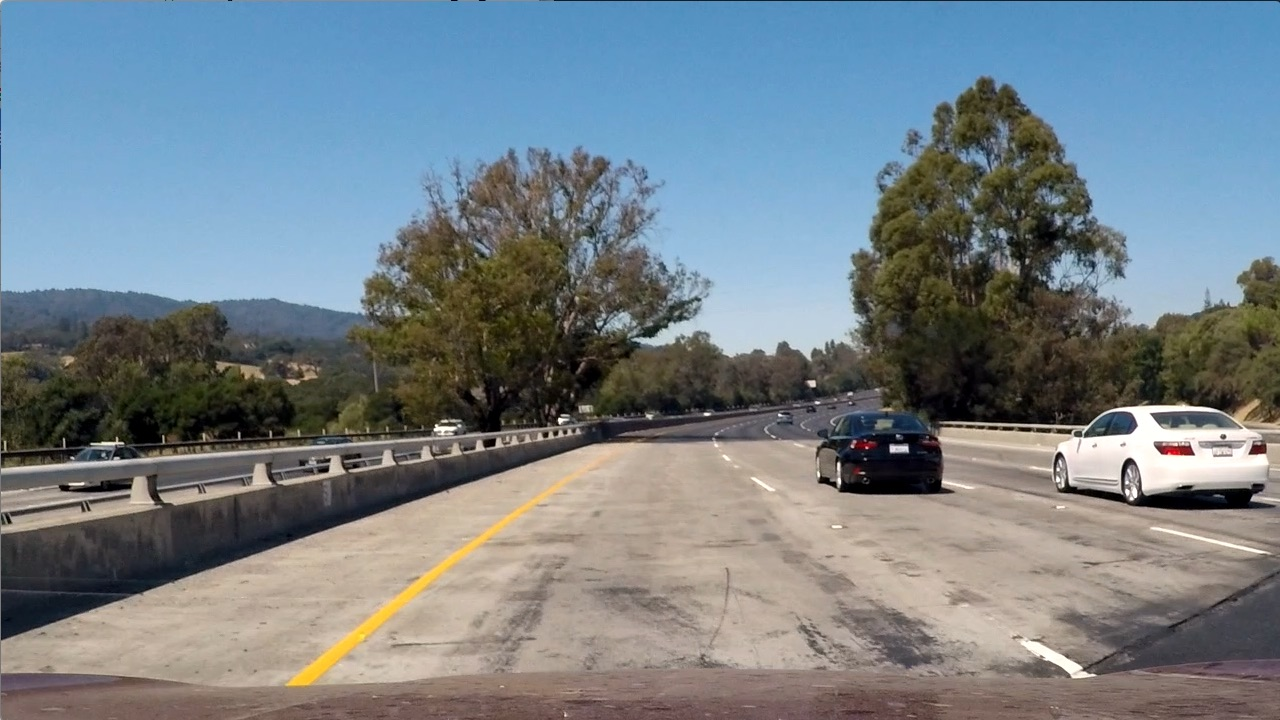
#> input picture SDCND-Project5-Vehicle-Detection/test_images/test1.jpg, 1280 x 720 px
$ jupyter execute --allow-errors 'Vehicle Detection Exploration.ipynb'   (shell and % lines are left out)   (older library calls are emulated)
#> lines starting #> are read from the running program, lines starting #| are printed output that depends on the picture; after the words box and inside, x2 and y2 are one past the last pixel; in counts of white or black regions, pixels touching at a corner belong together
#> in load_image, image is the input picture: shape (720, 1280, 3); mean B, G, R 135.5, 128.7, 117.5
# Vehicle Detection and Tracking

This is the notebook that I used to develope my Vehicle Detecting and Tracking code for Udacity project 5

[cell 1]
# [ Imports ]
# [ -Python ]
import time
import glob
import itertools
# [ -Third Party ]
import cv2
import numpy as np
import pandas as pd
import matplotlib.pyplot as plt
from skimage.feature import hog
from sklearn.externals import joblib
#> (the rest of this cell did not finish here and is left out)

## Convenience Functions

Functions to:

 * Draw a list of boxes on an image
 * To find the center of a box
 * Draw a dot (center of box)
 * Convert colorspaces (BGR to others)
 * Load an image

[cell 2]
def draw_boxes(img, bboxes, *, color=(0, 255, 0), thickness=6):
#> called with color = (0, 255, 0), thickness = 6
    out_img = np.copy(img)
    for box in bboxes:
        cv2.rectangle(out_img, box[0], box[1], color, thickness)
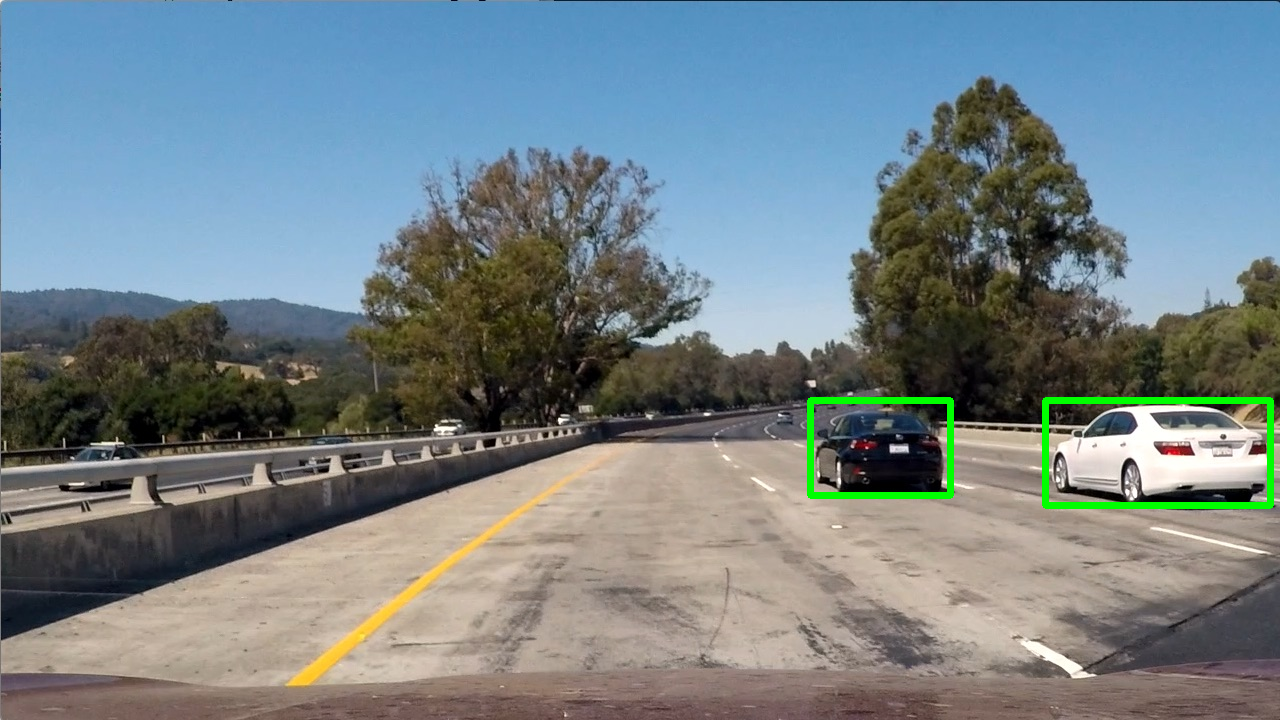
#> out_img: shape (720, 1280, 3); mean R, G, B 116.7, 130.1, 134.8
    return out_img

def box_centroid(bbox):
    x = (((bbox[1][0] - bbox[0][0]) // 2) + bbox[0][0])
    y = (((bbox[1][1] - bbox[0][1]) // 2) + bbox[0][1])
    return (x, y)

def draw_centroids(img, centers, *, color=(255, 0, 0), radius=8):
#> called with color = (255, 0, 0), radius = 8
    out_image = np.copy(img)
    for center in centers:
        cv2.circle(out_image, center, radius=radius, color=color, thickness=-1)
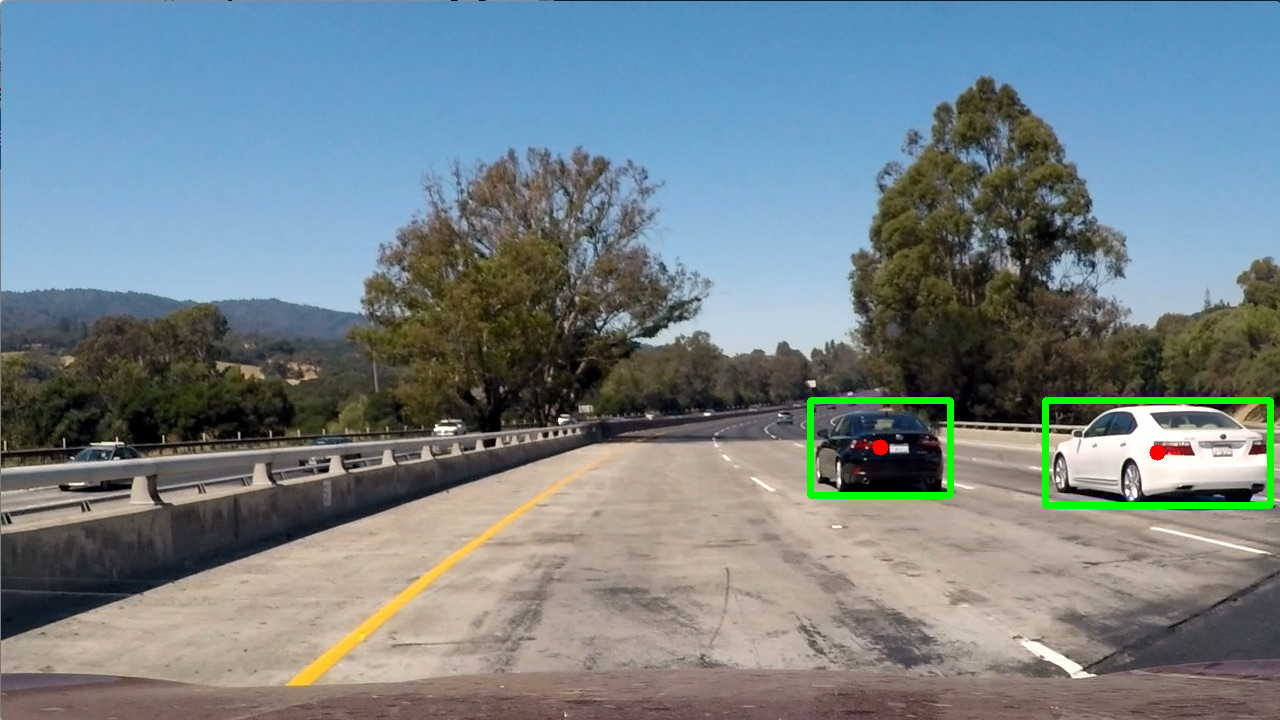
#> out_image: shape (720, 1280, 3); 0.04% of pixels changed, all inside (x1, y1, x2, y2) = (872, 439, 1166, 461)
    return out_image

def convert_color_space(image, color_space):
    if color_space == 'RGB':
        image = cv2.cvtColor(image, cv2.COLOR_BGR2RGB)
    elif color_space == 'HSV':
        image = cv2.cvtColor(image, cv2.COLOR_BGR2HSV)
    elif color_space == 'LUV':
        image = cv2.cvtColor(image, cv2.COLOR_BGR2LUV)
    elif color_space == 'Lab':
        image = cv2.cvtColor(image, cv2.COLOR_BGR2Lab)
    elif color_space == 'HLS':
        image = cv2.cvtColor(image, cv2.COLOR_BGR2HLS)
    elif color_space == 'YUV':
        image = cv2.cvtColor(image, cv2.COLOR_BGR2YUV)
    elif color_space == 'YCrCb':
        image = cv2.cvtColor(image, cv2.COLOR_BGR2YCrCb)
    return image

def load_image(path, *, color_space='RGB'):
    image = cv2.imread(path)
    if image is None:
        raise IOError
    image = convert_color_space(image, color_space)
    return image

def display_images(images, grid, titles):
    pass

### Demo of Drawing functions

Drawing hard-coded boxes on the cars and centroids calculated from that box.

[cell 3]
demo_bboxes = [((810, 400), (950, 495)), ((1045, 400), (1270, 505))]
demo_image = load_image('test_images/test1.jpg')
centers = [box_centroid(box) for box in demo_bboxes]
img = draw_boxes(demo_image, bboxes=demo_bboxes)
img = draw_centroids(img, centers)
fig, ax = plt.subplots(1, 1, figsize=(14, 10))
ax.imshow(img)
ax.axis('off')
plt.show()

### Hyperparamers I decided on

In my experience only HOG features worked well enough to reliably find vehicles so I skipped spatial binning and color histogram features to help speed up the pipe line.

[cell 4]
color_space = 'YUV' # Can be RGB, HSV, LUV, HLS, YUV, YCrCb
orient = 9  # HOG orientations
pix_per_cell = 8 # HOG pixels per cell
cell_per_block = 2 # HOG cells per block
hog_channel = 0

### Hog feature Extractor.

[cell 5]
def get_hog_features(image, visualize=True, feature_vec=True):
#> called with visualize = True, feature_vec = True
    if visualize:
        hog_feat, hog_image = hog(
            image[:, :, hog_channel],
            orientations=orient,
            pixels_per_cell=(pix_per_cell,pix_per_cell),
            cells_per_block=(cell_per_block, cell_per_block),
            visualise=True, feature_vector=feature_vec)
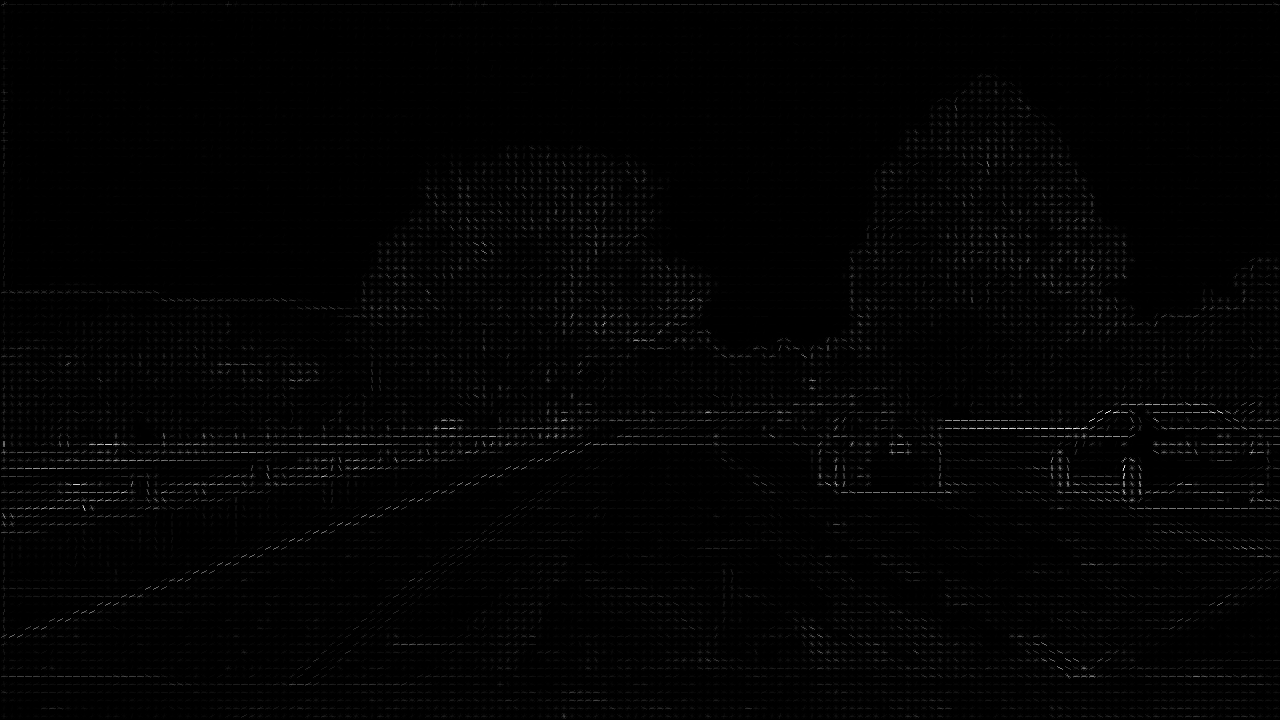
#> hog_image: shape (720, 1280) float64; min 0, max 92.25, mean 1.1; drawn with min black and max white
    else:
        hog_feat = hog(
            image[:, :, hog_channel],
            orientations=orient,
            pixels_per_cell=(pix_per_cell, pix_per_cell),
            cells_per_block=(cell_per_block, cell_per_block),
            visualise=False, feature_vector=feature_vec)
        hog_image = None
    return hog_feat,hog_image

# Define a function to compute color histogram features
# [25 lines left out: functions color_hist, bin_spatial, get_features, not called in this run]

### Example of Hog features from the whole image

[cell 6]
features, image = get_hog_features(demo_image)
print(features.shape)
#| (509436,)
fig, ax = plt.subplots(1, 1, figsize=(14, 10))
ax.imshow(image, cmap='gray')
ax.axis('off')
plt.show()

## Dataset Creation

Load all data sample image paths and display a sample from both the positive class (Car) and the negative class (not a Car)

[cell 7]
cars = glob.glob('data/vehicles/*/*.png')
notcars = glob.glob('data/non-vehicles/*/*.png')
print(len(cars))
print(len(notcars))

#> (the rest of this cell did not finish here and is left out)

Extract the features from each image

[cell 8]
def extract_features(images, *, size=(64, 64)):
    features = []
    for image in images:
        image = load_image(image, color_space="YUV")
        if size != image.shape:
            image = cv2.resize(image, size)
        hog_feat = get_features(image)
        features.append(hog_feat)
    return np.array(features)

[cell 9]
car_features = extract_features(cars)
notcar_features = extract_features(notcars)
print(car_features.shape)
print(notcar_features.shape)

Scale features with sklearn

[cell 10]
features = np.vstack((car_features, notcar_features)).astype(np.float64)
print(features.shape)
#> (the rest of this cell did not finish here and is left out)

Create labels for the features

#> (a cell that did not finish here is left out)

### Train and Test split

Use sklearn to split the data into a train and test set. The random seed is controlled to create reproducable results.

[cell 12]
random_seed = 4444
#> (the rest of this cell did not finish here and is left out)

## Classifier Analysis

#> (a cell that did not finish here is left out)

#> (a cell that did not finish here is left out)

#> (a cell that did not finish here is left out)

[cell 16]
# [17 lines left out: function plot_confusion_matrix, not called in this run]

#> (a cell that did not finish here is left out)

#> (a cell that did not finish here is left out)

#### Decisions
The Logistic regression and the SVM are so close they are almost interchangeable (which makes since, a LinearSVM is basically Logistic regression with a different loss function). The MLP was slightly slower but had better accuracy, which again makes sense due to the non-linearity/deepness (compared to a linear classifier) of it.

The main reason to choose it is looking at it's confusion matrix it had far fewer instances of False positives and false negativse than the SVM and when the thing that relies on this classifier is a car being correct is very important.

#> (a cell that did not finish here is left out)

#> (a cell that did not finish here is left out)

[cell 21]
def slide_window(img, x_start_stop=[None, None], y_start_stop=[None, None],
                    xy_window=(64, 64), xy_overlap=(0.5, 0.5)):
    # If x and/or y start/stop positions not defined, set to image size
    if x_start_stop[0] == None:
        x_start_stop[0] = 0
    if x_start_stop[1] == None:
        x_start_stop[1] = img.shape[1]
    if y_start_stop[0] == None:
        y_start_stop[0] = 0
    if y_start_stop[1] == None:
        y_start_stop[1] = img.shape[0]
    # Compute the span of the region to be searched
    xspan = x_start_stop[1] - x_start_stop[0]
    yspan = y_start_stop[1] - y_start_stop[0]
    # Compute the number of pixels per step in x/y
    nx_pix_per_step = np.int(xy_window[0]*(1 - xy_overlap[0]))
    ny_pix_per_step = np.int(xy_window[1]*(1 - xy_overlap[1]))
    # Compute the number of windows in x/y
    nx_buffer = np.int(xy_window[0]*(xy_overlap[0]))
    ny_buffer = np.int(xy_window[1]*(xy_overlap[1]))
    nx_windows = np.int((xspan-nx_buffer)/nx_pix_per_step)
    ny_windows = np.int((yspan-ny_buffer)/ny_pix_per_step)
    # Initialize a list to append window positions to
    window_list = []
    # Loop through finding x and y window positions
    # Note: you could vectorize this step, but in practice
    # you'll be considering windows one by one with your
    # classifier, so looping makes sense
    for ys in range(ny_windows):
        for xs in range(nx_windows):
            # Calculate window position
            startx = xs*nx_pix_per_step + x_start_stop[0]
            endx = startx + xy_window[0]
            starty = ys*ny_pix_per_step + y_start_stop[0]
            endy = starty + xy_window[1]
            # Append window position to list
            window_list.append(((startx, starty), (endx, endy)))
    # Return the list of windows
    return window_list

Function to create the sliding windows at various scales and shows what a few of those windowslook like on the image.

[cell 22]
demo_image = load_image('test_images/test3.jpg')
#> call 2 of load_image, with path = 'test_images/test3.jpg', color_space = 'RGB'
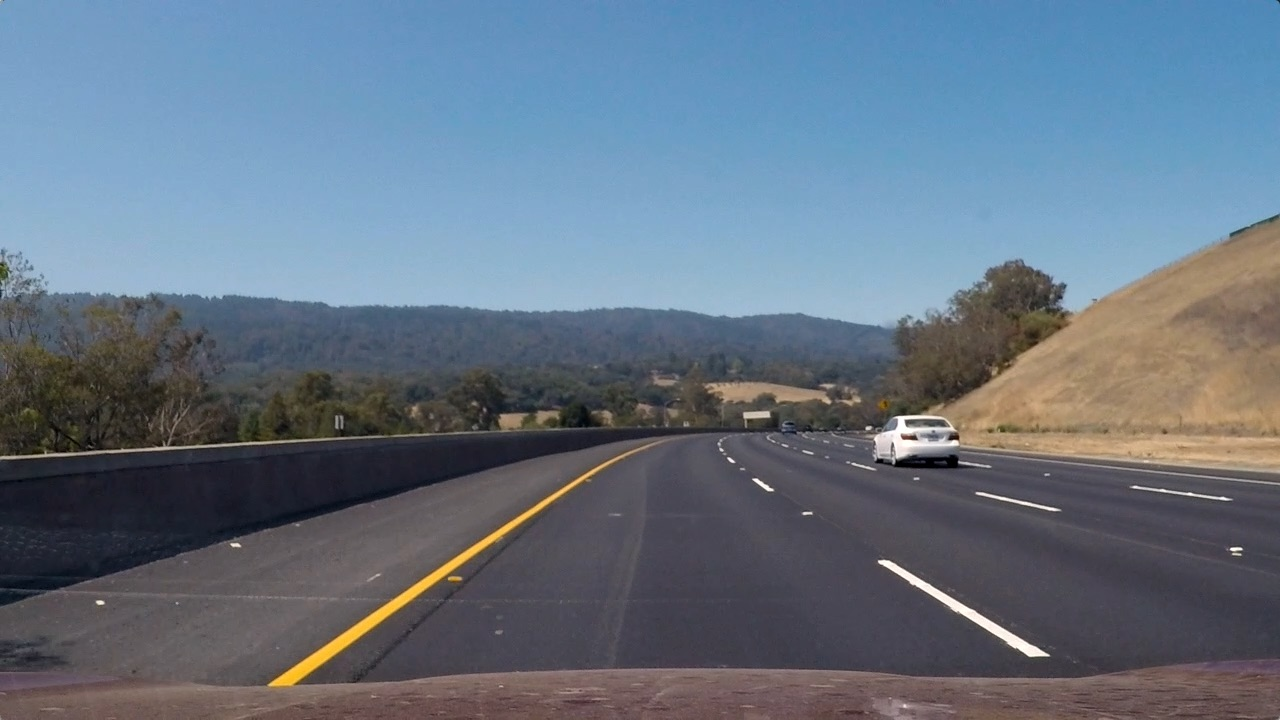
#> input picture SDCND-Project5-Vehicle-Detection/test_images/test3.jpg, 1280 x 720 px
#> in load_image, image is the input picture: shape (720, 1280, 3); mean B, G, R 130.7, 115.3, 101.1
def create_windows(demo_image, vis=False):
#> called with vis = True
    sizes = [64, 96, 128, 192, 256]
    windows = []
    images = []
    for size in sizes:
        boxes = slide_window(demo_image,
            y_start_stop=[400, 660],
            xy_window=(size, size),
            xy_overlap=(0.8, 0.8)
        )
        if vis:
            images.append(draw_boxes(np.copy(demo_image), boxes[:3]))
        windows.extend(boxes)
#> after the loop, images = 5 items; windows = 2662 items
    return windows, images

windows, images = create_windows(demo_image, vis=True)
#> windows = 2662 items; images = 5 items
print(len(windows))
#| 2662
f, ax = plt.subplots(len(images), 1, figsize=(30, 15))
for i, image in enumerate(images):
    ax[i].imshow(image)
#> this loop made 5 passes
plt.show()
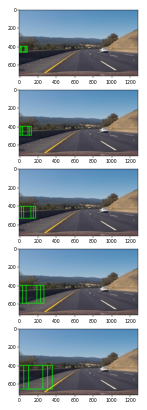
#> figure drawn by matplotlib, 5 panels

#### The whole HOG.

This was code I used to try to get the hog features from the whole image and then sub sample windows from that rahter than cutting out a window and getting features from that. This approach lead to a huge amount of false positives and the heat map threshold was so large that most of a car was removed. This forced me to abandoned this approach.

[cell 23]
import time
start = time.time()
out_images = []
out_maps = []
out_titles = []
out_boxes = []
img_boxes = []
ystart = 400
ystop = 656
scales = [1, 1.5, 2, 2.5, 3]
images = glob.glob('test_images/*.jpg')
#> (the rest of this cell did not finish here and is left out)

#> in convert_color_space (call 3), `image = cv2.cvtColor(image, cv2.COLOR_BGR2YUV)`: image: shape (720, 1280, 3); mean of channels 0, 1, 2 126.1, 132.7, 120.5
    draw_image = load_image(image_path, color_space='RGB')
#> `heatmap = np.zeros_like(draw_image[:,:,0])`: heatmap: shape (720, 1280); every value is 0
    heatmap = np.zeros_like(draw_image[:,:,0])
    for scale in scales:
        image_to_search = image[ystart:ystop]
        if scale != 1:
            imshape = image_to_search.shape
            image_to_seach = cv2.resize(image_to_search, (np.int(imshape[1]/scale), np.int(imshape[0]/2)))
        nxblocks = (image_to_search.shape[1] // pix_per_cell) - 1
        nyblocks = (image_to_search.shape[0] // pix_per_cell) - 1
        nfeat_per_block = orient*cell_per_block**2
        window = 64
        nblocks_per_window = (window // pix_per_cell) - 1
        cells_per_step = 4
        nxsteps = (nxblocks - nblocks_per_window) // cells_per_step
        nysteps = (nyblocks - nblocks_per_window) // cells_per_step
        feats = raw_hog(image_to_search)
        count = 0
        for xb in range(nxsteps):
            for yb in range(nysteps):
                count += 1
                ypos = yb * cells_per_step
                xpos = xb * cells_per_step
                xleft = xpos * pix_per_cell
                ytop = ypos * pix_per_cell
                feat = feats[ypos:ypos+nblocks_per_window, xpos:xpos+nblocks_per_window].ravel()
                scaled_feats = feature_scaler.transform(feat)
                pred = mlp.predict(scaled_feats)
                if pred == 1:
                    xbox_left = np.int(xleft*scale)
                    ytop_draw = np.int(ytop*scale)
                    win_draw = np.int(window*scale)
                    cv2.rectangle(draw_image, (xbox_left, ytop_draw+ystart), (xbox_left+win_draw, ytop_draw+win_draw+ystart), (0,0,255), 6)
                    img_boxes.append(((xbox_left, ytop_draw+ystart), (xbox_left+win_draw, ytop_draw+win_draw+ystart)))
                    heatmap[ytop_draw+ystart:ytop_draw+ystart+win_draw, xbox_left:xbox_left+win_draw] += 1

    heatmap[heatmap <= 2] = 0
    heatmap = np.clip(heatmap, 0, 255)
    fig, (ax1, ax2) = plt.subplots(1, 2)
    ax1.imshow(draw_image)
    ax2.imshow(heatmap)
